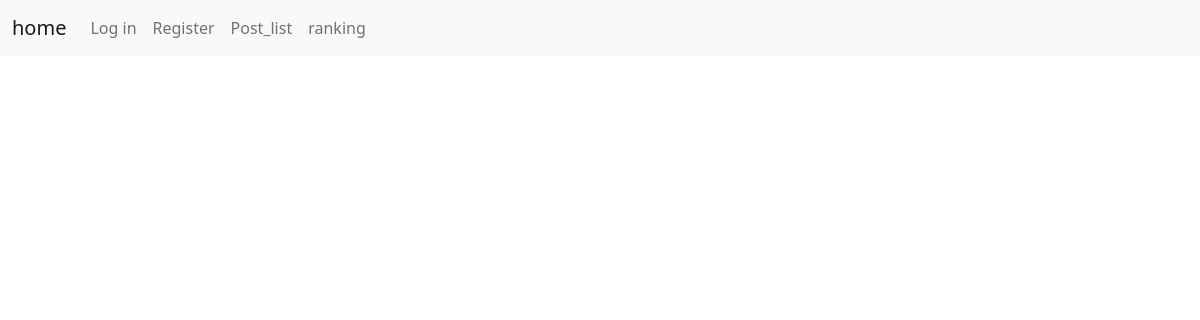
The page /post/list on the database as committed earlier.
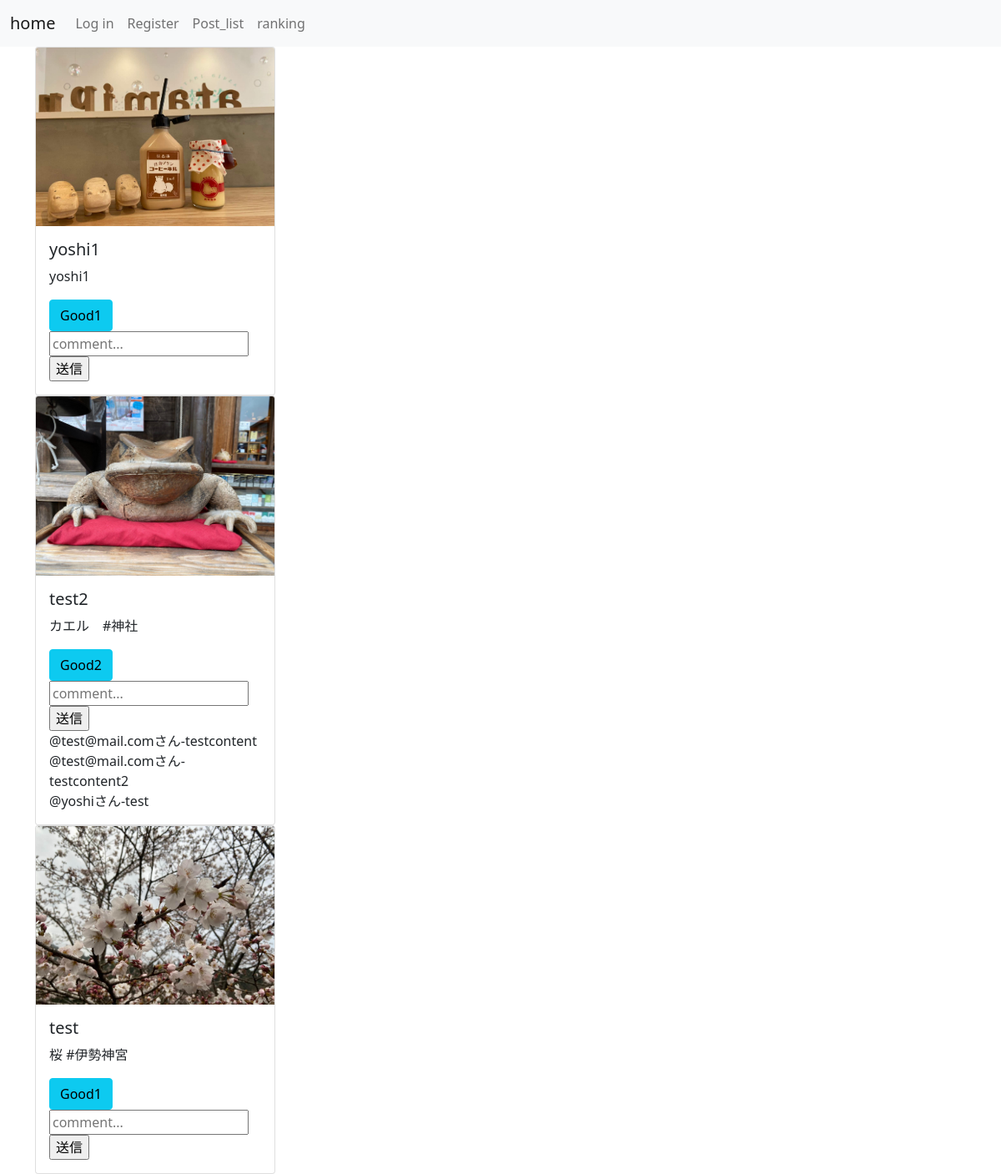
The same page on the database as committed later.
### tornado/models.py (models this page shows, shortened)
class PostChild(db.Model):
    id = db.Column(db.Integer, primary_key=True)
    content = db.Column(db.Text, nullable=False)
    image_data = db.Column(db.String(20), nullable=False)
    location = db.Column(db.String(255), nullable=False)
    lat = db.Column(db.Float, nullable=False) # 緯度
    lng = db.Column(db.Float, nullable=False) # 経度
    num = db.Column(db.Integer, nullable=False)
    post_id = db.Column(db.Integer, db.ForeignKey('post.id'), nullable=False)

class Post(db.Model):
    __tablename__ = 'post'
    id = db.Column(db.Integer, primary_key=True)
    title = db.Column(db.String(255), nullable=False)
    timestamp = db.Column(db.DateTime, nullable=False, default=datetime.utcnow)
    category_id = db.Column(db.Integer, db.ForeignKey('category.id'), nullable=False)
    user_id = db.Column(db.Integer, db.ForeignKey('user.id'), nullable=False)
    comment = db.relationship('Comment', backref='post', lazy=True)
    post_child = db.relationship('PostChild', backref='post', lazy=True)
    def __repr__(self):
        return f"{self.title}-{self.user.username}"

class Comment(db.Model):
    __tablename__ = 'comment'
    id = db.Column(db.Integer, primary_key=True)
    content = db.Column(db.String(255), nullable=False)
    user_id = db.Column(db.Integer, db.ForeignKey('user.id'), nullable=False)
    post_id = db.Column(db.Integer, db.ForeignKey('post.id'), nullable=False)
    timestamp = db.Column(db.DateTime, nullable=False, default=datetime.utcnow)

class User(db.Model, UserMixin):
    __tablename__ = 'user'
    id = db.Column(db.Integer, primary_key=True)
    username = db.Column(db.String(255), unique=True, nullable=False)
    email = db.Column(db.String(255), unique=True, nullable=False)
    password = db.Column(db.String(60), nullable=False)
    timestamp = db.Column(db.DateTime, nullable=False, default=datetime.utcnow)
    followed = db.relationship(
                                'User', secondary=followers,
                                primaryjoin=(followers.c.follower_id == id),
                                secondaryjoin=(followers.c.followed_id == id),
                                backref=db.backref('followers', lazy='dynamic'), lazy='dynamic'
                                )
    profile_id = db.relationship("Profile", backref='user', uselist=False)
    posts = db.relationship('Post', backref='user', lazy=True)
    good_post = db.relationship(
                            'Post', secondary=post_goods,
                            backref=db.backref('good_user', lazy='dynamic')
                            )
    comments = db.relationship('Comment', backref='user', lazy=True)

### tornado/routes.py (the view)
@app.route("/post/list", methods=['GET'])
@app.route("/post/list/<string:keyword>", methods=['GET'])
def post_list(keyword=None):
    if keyword:
        if keyword[0] == '#':
            tag = Tag.qeury.filter_by(tag_name=keyword[1:]).first()
            posts = tag.post
        elif keyword[0] == '@':
            user = User.query.filter_by(usernmae=keyword[1:]).first()
            posts = Post.query.filter_by(user=user).all()
        else:
            category = Category.query.filter_by(category_name=keyword).first()
            posts = Post.query.filter_by(category=category).all()
    else:
        posts = Post.query.order_by(Post.timestamp.desc()).all()
    print(posts)
    return render_template('post_list.html', posts=posts)

### tornado/templates/post_list.html
{% extends "layout.html" %}
{% block content %}
    {% for post in posts %}
        {% for child in post.post_child %}
            <div class="card" style="width: 18rem;">
                <img src="/static/post_pictures/{{child.image_data}}" class="card-img-top">
                <div class="card-body">
                    <h5 class="card-title">{{post.title}}</h5>
                    <p class="card-text">{{child.content}}</p>
                    <form action="{{ url_for('post_handle_good', post_id=post.id)}}" method="POST">
                        <button class="btn btn-info">
                            Good{{ post.good_user.count() }}
                        </button>
                    </form>
                    <form action="{{ url_for('new_comment', post_id=post.id) }}" method="POST">
                        <input type="text" name='content' id='content' placeholder="comment...">
                        <input type="submit" value='送信'>
                    </form>
                    {% for comment in post.comment %}
                        <div>@{{ comment.user.username }}さん-{{ comment.content }}</div>
                    {% endfor%}
                </div>
            </div>
        {% endfor %}
    {% endfor %}
{% endblock content %}

### tornado/templates/layout.html (shortened to what this page needs)
<!doctype html>
<html lang="en">
  <head>
    <link href="https://cdn.jsdelivr.net/npm/bootstrap@5.0.0-beta1/dist/css/bootstrap.min.css" rel="stylesheet">
    <link rel="stylesheet" type="text/css" href="{{ url_for('static', filename='css/main.css') }}">
  </head>
  <body>
    <nav class="navbar navbar-expand-lg navbar-light bg-light">
      <div class="container-fluid">
        <a class="navbar-brand" href="{{ url_for('home') }}">home</a>
        <div class="collapse navbar-collapse" id="navbarNav">
          <ul class="navbar-nav">
            {% if current_user.is_authenticated %}
            <li class="nav-item">
              <a class="nav-link active" aria-current="page" href="{{ url_for('user_logout') }}">Log out</a>
            </li>
            <li class="nav-item">
              <a class="nav-link active" aria-current="page" href="{{ url_for('profile', user_id=current_user.id) }}">Profile</a>
            </li>
            <li class="nav-item">
              <a class="nav-link active" aria-current="page" href="{{ url_for('new_post') }}">New Post</a>
            </li>
            <li class="nav-item">
              <a class="nav-link active" aria-current="page" href="{{ url_for('my_good_list') }}">GoodList</a>
            </li>
            {% else %}
            <li class="nav-item">
              <a class="nav-link" href="{{ url_for('user_login') }}">Log in</a>
            </li>
            <li class="nav-item">
              <a class="nav-link" href="{{ url_for('user_register') }}">Register</a>
            </li>
            {% endif %}
            <li class="nav-item">
              <a class="nav-link" href="{{ url_for('post_list') }}">Post_list</a>
            </li>
            <li class="nav-item">
              <a class="nav-link" href="{{ url_for('ranking_list') }}">ranking</a>
            </li>
          </ul>
        </div>
      </div>
    </nav>
    <div class="container">{% block content %}{% endblock %}</div>
  </body>
</html>

Rows that differ between the two databases and show on the page:
added Post: title "yoshi1"
added PostChild: image_data (picture), content "yoshi1", good_user.count "1"
added Post: title "test2"
added PostChild: image_data (picture), content "カエル #神社", good_user.count "2"
added Comment: user.username "test@mail.com", content "testcontent"
added Comment: user.username "test@mail.com", content "testcontent2"
added Comment: user.username "yoshi", content "test"
added Post: title "test"
added PostChild: image_data (picture), content "桜 #伊勢神宮", good_user.count "1"
